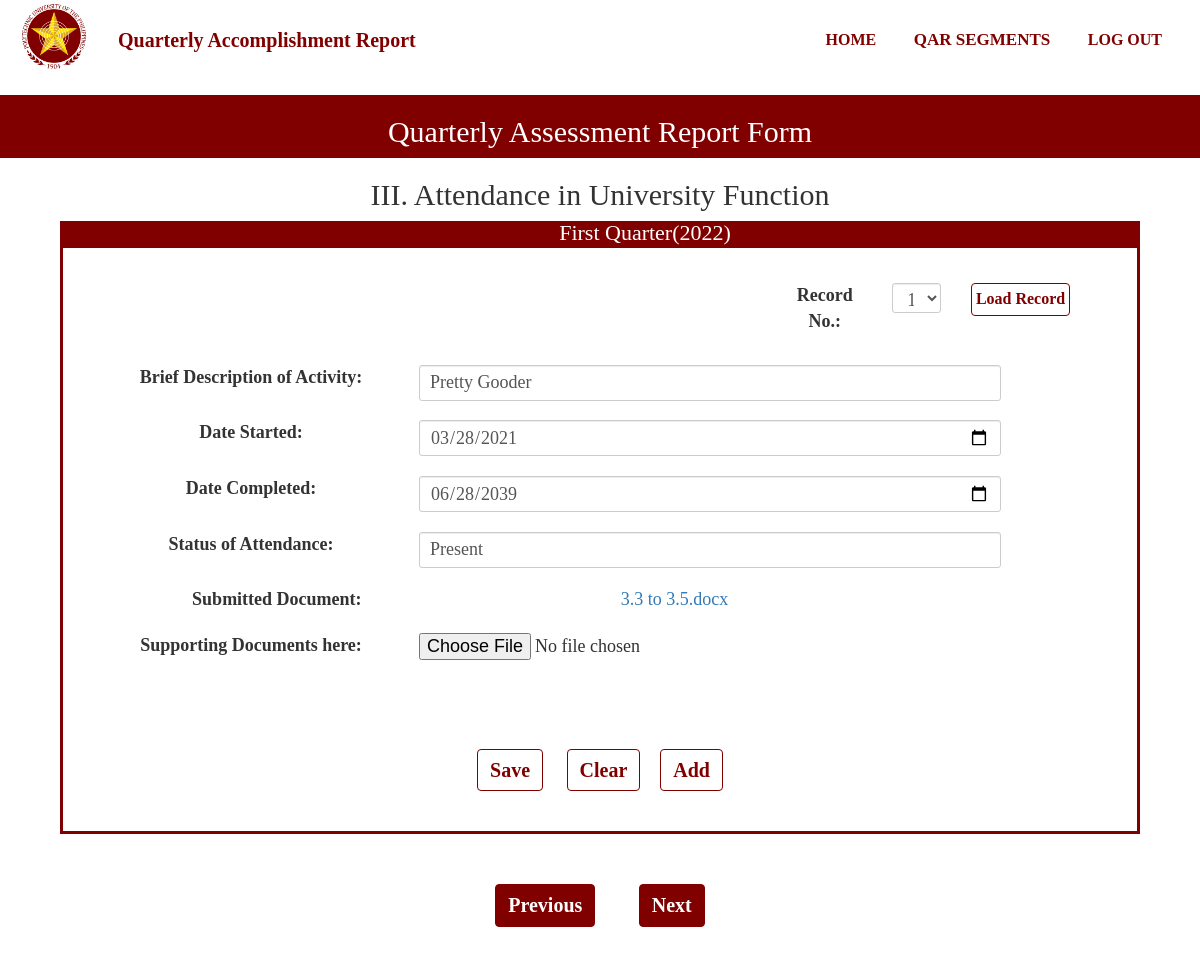
Screenshot of /AttendanceUniversity.php?Record=1 (signed in) with the database file from the repository.
### tables this page shows
CREATE TABLE `quarter` (
  `QuarterId` bigint(11) NOT NULL,
  `QuarterPart` varchar(50) NOT NULL,
  `QuarterStart` date NOT NULL,
  `QuarterEnd` date NOT NULL,
  `QuarterProgress` varchar(50) NOT NULL,
  `YearId` bigint(20) NOT NULL
);

CREATE TABLE `schoolyear` (
  `YearId` bigint(20) NOT NULL,
  `SchoolYear` varchar(50) NOT NULL
);

CREATE TABLE `user` (
  `UserId` bigint(20) NOT NULL,
  `UserName` varchar(50) NOT NULL,
  `UserPassword` varchar(20) NOT NULL,
  `UserLevel` varchar(20) NOT NULL,
  `RealName` varchar(50) NOT NULL,
  `College` varchar(50) NOT NULL,
  `Faculty_id` bigint(20) NOT NULL,
  `UserEmail` varchar(100) NOT NULL,
  `code` int(11) NOT NULL,
  `UserPhoto` varchar(100) NOT NULL
);

CREATE TABLE `attendanceu` (
  `AuId` bigint(20) NOT NULL,
  `SubmissionId` bigint(20) NOT NULL,
  `AuDesc` varchar(50) NOT NULL,
  `AuDateStart` date NOT NULL,
  `AuDateComp` date NOT NULL,
  `AuStatus` varchar(50) NOT NULL,
  `AuFilename` varchar(100) NOT NULL,
  `AuTempName` varchar(100) NOT NULL,
  `RevStat` int(11) NOT NULL
);

### functions.php (called while the page is built, shortened)
<?php
function check_login($con)
{
    if(isset($_SESSION['UserId']))
    {
        $id = $_SESSION['UserId'];
        $query = "select * from user where UserId = '$id' limit 1";
        $result = mysqli_query($con,$query);
        if($result && mysqli_num_rows($result)>0)
        {
            $user_data = mysqli_fetch_assoc($result);
            return $user_data;
        }
    }
    die;
}
?>

### AttendanceUniversity.php (the view, shortened to what this page needs)
<?php
include("connection.php");
include("functions.php");
include("navbar.php");
$user_data = check_login($con);
$test = $user_data['UserId'];
$resul = $con->query("SELECT AuId FROM attendanceu WHERE SubmissionId = (SELECT SubmissionId FROM submission WHERE UserId = '$test' AND (SubmissionStatus = 'Ongoing' OR SubmissionStatus = 'Submitted') AND QuarterId = (SELECT QuarterId FROM quarter WHERE QuarterProgress='Ongoing')) ORDER BY AuId DESC");
$quarter = $con->query("SELECT QuarterPart FROM quarter WHERE QuarterProgress = 'Ongoing'");
$quarteryear = $con->query("SELECT SchoolYear FROM schoolyear WHERE YearId = (SELECT YearId FROM quarter WHERE QuarterProgress = 'Ongoing')");
while($qu = $quarter->fetch_assoc())
{
    $q = $qu['QuarterPart'];
}
while($quy = $quarteryear->fetch_assoc())
{
    $qy = $quy['SchoolYear'];
}
?>
<section id="inner-headline">
    <div class="container">
        <div class="row">
            <div class="col-lg-12">
                <h2 class="pageTitle">Quarterly Assessment Report Form</h2>
            </div>
        </div>
    </div>
</section>
<section id="Form-banner">
    <div class="container">
        <div class="row">
            <div class="col-lg-12">
                <h2 class="pageTitle">III. Attendance in University Function</h2>
            </div>
        </div>
    </div>
</section>
<section id="part-banner">
    <div class="container">
        <div class="row">
            <div class="col-lg-12">
            <h4 style="margin:0 auto; padding:0; text-align:center;" class="pageTitle"><?php echo $q; echo "($qy)";?></h4>
            </div>
        </div>
    </div>
</section>
<div class="Form-Group1">
    <form action="" method="GET">
        <div class="form-group">
            <div class="col-md-4"style="margin:15px; float:right;">
                <label class="col-md-4 control-label" for="Status">Record No.:</label>
                <div class="col-lg-3">
                <select class="form-control input-sm" name="Record" id="Record">
                    <?php
                            if($resul->num_rows == 0)
                            {
                                echo "<option value=''>1</option>";
                            }
                        ?>
                    </select>
                </div>
                <div class="col-lg-2">
                    <button class="btn btn-primary" style="padding:4px; font-size:16px; margin:0 auto;" type="load" onclick="return confirm('Do you want to load this record?');">Load Record</button>
                </div>
            </div>
        </div>
    </form>
    <form name="actorInsert" onSubmit="return ValidateActInsert()" action="Insert/AttendanceUniversityInsert.php" method="POST" enctype="multipart/form-data">
        <?php
            $desc = null;
            $datefrom = null;
            $dateto = null;
            $status = null;
            $file = null;
            if(isset($_GET['Record']))
            {
                $stat = ("UPDATE addstat SET stat = 0 WHERE id = 1");
                mysqli_query($con,$stat);
                $record = $_GET['Record'];
            }
            $query = "SELECT * FROM attendanceu WHERE AuId = '$record'";
            $query_run = mysqli_query($con,$query);
            if(mysqli_num_rows($query_run)>0)
            {
                foreach($query_run as $row)
                {
                    $desc = $row['AuDesc'];
                    $datefrom = $row['AuDateStart'];
                    $dateto = $row['AuDateComp'];
                    $status = $row['AuStatus'];
                    $file = $row['AuTempName'];
                    $original = $row['AuFilename'];
                }
            }
        ?>
        <div class="form-group">
            <div class="col-md-11">
                <label class="col-md-4 control-label" for="FNAME">Brief Description of Activity:</label>
                <div class="col-md-8">
                    <input name = "desc" class="form-control input-sm" placeholder="" type="text" value="<?php echo $desc; ?>" minlength="3" maxlength="80" onkeyup="javascript:capitalize(this.id, this.value);" autocomplete="off" required>
                </div>
            </div>
        </div>
        <div class="form-group">
            <div class="rows">
                <div class="col-md-11">
                    <label class="col-md-4 control-label" for="FNAME">Date Started:</label>
                    <div class="col-md-8">
                        <input name="datefrom"  class="form-control input-sm" placeholder="" type="date" value="<?php echo $datefrom;?>" onkeyup="javascript:capitalize(this.id, this.value);" autocomplete="off" required>
                    </div>
                </div>
            </div>
        </div>
        <div class="form-group">
            <div class="rows">
                <div class="col-md-11">
                    <label class="col-md-4 control-label" for="FNAME">Date Completed:</label>
                    <div class="col-md-8">
                        <input name="dateto" class="form-control input-sm" placeholder="" type="date" value="<?php echo $dateto;?>"  onkeyup="javascript:capitalize(this.id, this.value);" autocomplete="off" required>
                    </div>
                </div>
            </div>
        </div>
        <div class="form-group">
            <div class="col-md-11">
                <label class="col-md-4 control-label" for="FNAME">Status of Attendance:</label>
                <div class="col-md-8">
                    <input name="status" class="form-control input-sm" placeholder="" type="text" value="<?php echo $status;?>" minlength="3" maxlength="80" onkeyup="javascript:capitalize(this.id, this.value);" autocomplete="off" required>
                </div>
            </div>
        </div>
        <?php
            if(mysqli_num_rows($query_run)>0)
            {
                $download = 'uploads/'.$file;
                echo "<div class='col-md-11'><label class='col-md-5'>Submitted Document:</label> <a class='col-md-5' href= '".$download."' download>".$original."</a></div>
                <div class='panel-body'>
                    <div class='col-md-11'>
                        <label class='col-md-4'>Supporting Documents here:</label>
                        <input class = 'col-md-7' name='file' type='file' value=''>
                    </div>
                </div>
                ";
            }
        ?>
        <div class="Button-group">
            <button class="btn btn-primary" name="submit" value="submit" type="submit" style="font-weight: bold;" onclick="return confirm('Save submission for this segment?');">Save</span></button>
            <?php
                if(mysqli_num_rows($query_run)>0)
                {
                    echo '<button class="btn btn-primary" name="reseter" value="reseter" type="reseter" style="font-weight: bold;" onclick="return confirm(\'This will Delete The Record. Proceed?\');">Clear</span></button>';
                    echo '<button class="btn btn-primary" name="add" value="add" type="add" style="font-weight: bold;" onclick="return confirm(\'Add Another Record?\');">Add</span></button>';
                }
                else
                {
                    echo '<button class="btn btn-primary" name="reset" value="reset" type="reset" style="font-weight: bold;" onclick="return confirm(\'Are you sure?\');">Clear</span></button>';
                }
            ?>
        </div>
    </form>
</div>
<div class="Button-group">
    <div class="border border-light p-3 mb-4">
        <button id="backbtn" class="btn btn-primarys" name="submit" type="submit" style="font-weight: bold;">Previous</span></button>
        <button id="skipbtn" class="btn btn-primarys" name="submit" type="submit" style="font-weight: bold;">Next</span></button>
    </div>
</div>

### style.css (style rules this page uses)
* { padding: 0; margin: 0; text-decoration: none; list-style: none; box-sizing: border-box; }
body { font-family:montseratt; }
#inner-headline { background:#800000; background-size: cover; background-repeat: no-repeat; position: relative; margin: 0;padding: 0; font-family:montseratt; }
#inner-headline h2.pageTitle { color: white; display:block; text-transform: capitalize; text-align: center; }
#Form-banner { text-align: center; margin: 0; padding: 0; font-family:montseratt; }
#part-banner { padding: 0; font-family:montseratt; margin: 0; background-color: #800000; width: 90%; margin: auto; color: white; }
.col-lg-12 h4 { font-size: 22px; }
.Button-group { margin:0 auto; padding: 30px; text-align: center; }
.btn-primary { margin: 20px; font-size: 20px; font-weight: bold; color:#800000; background-color:white; border-color:#800000; }
.btn-primarys { margin: 20px; font-size: 20px; font-weight: bold; background-color:#800000; border-color:#800000; color:white; }
.form-group { margin:0 auto; text-align: center; padding: 20px; font-size: 16px; }
.panel-body { margin:0 auto; text-align: center; padding: 20px; font-size: 16px; }
.btn-primary { margin: 10px; font-size: 20px; font-weight: bold; color:#800000; background-color:white; border-color:#800000; }
.col-md-11 { margin-bottom: 15px; font-size: 18px; }
.col-md-8 input { height: 36px; font-size: 18px; }
.panel-body { font-size: 18px; }
.col-md-4 { margin-bottom: 15px; }
.col-md-4 select { height: 30px; font-size: 18px; }
.col-md-4 label { font-size: 18px; }
.form-control { height: 30px; font-size: 18px; }
.Form-Group1 { width: 90%; text-align: center; margin: auto; padding: 0; border-color: #800000; border-style: solid; height: auto; }

### rows the page displays
quarter: QuarterPart "First Quarter"
schoolyear: SchoolYear "2022"
attendanceu: desc "Pretty Gooder", datefrom "03/28/2021", dateto "06/28/2039", status "Present", AuFilename "3.3 to 3.5.docx"
